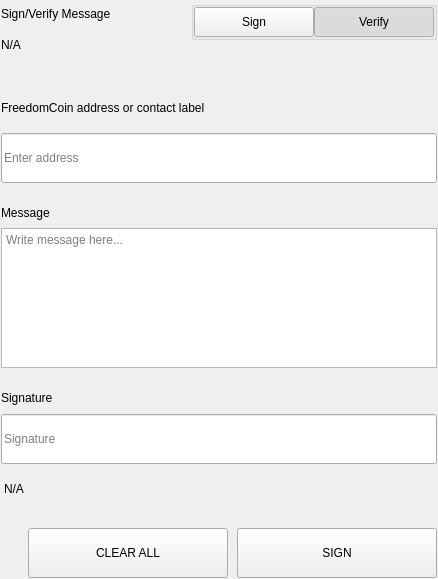
<?xml version="1.0" encoding="UTF-8"?>
<ui version="4.0">
 <class>SettingsSignMessageWidgets</class>
 <widget class="QWidget" name="SettingsSignMessageWidgets">
  <property name="geometry">
   <rect>
    <x>0</x>
    <y>0</y>
    <width>438</width>
    <height>579</height>
   </rect>
  </property>
  <property name="windowTitle">
   <string>Form</string>
  </property>
  <layout class="QVBoxLayout" name="verticalLayout">
   <property name="spacing">
    <number>0</number>
   </property>
   <property name="leftMargin">
    <number>0</number>
   </property>
   <property name="topMargin">
    <number>0</number>
   </property>
   <property name="rightMargin">
    <number>0</number>
   </property>
   <property name="bottomMargin">
    <number>0</number>
   </property>
   <item>
    <widget class="QWidget" name="left" native="true">
     <layout class="QVBoxLayout" name="verticalLayout_3">
      <property name="leftMargin">
       <number>0</number>
      </property>
      <property name="topMargin">
       <number>0</number>
      </property>
      <property name="rightMargin">
       <number>0</number>
      </property>
      <property name="bottomMargin">
       <number>0</number>
      </property>
      <item>
       <widget class="QWidget" name="container_sign" native="true">
        <layout class="QVBoxLayout" name="verticalLayout_2">
         <property name="spacing">
          <number>0</number>
         </property>
         <property name="leftMargin">
          <number>1</number>
         </property>
         <property name="topMargin">
          <number>1</number>
         </property>
         <property name="rightMargin">
          <number>1</number>
         </property>
         <property name="bottomMargin">
          <number>1</number>
         </property>
         <item>
          <layout class="QHBoxLayout" name="horizontalLayout_3" stretch="3,1">
           <property name="spacing">
            <number>40</number>
           </property>
           <item>
            <layout class="QVBoxLayout" name="verticalLayoutTitle">
             <property name="spacing">
              <number>5</number>
             </property>
             <item>
              <widget class="QLabel" name="labelTitle">
               <property name="text">
                <string>Sign/Verify Message</string>
               </property>
              </widget>
             </item>
             <item>
              <widget class="QLabel" name="labelSubtitle1">
               <property name="text">
                <string notr="true">N/A</string>
               </property>
               <property name="wordWrap">
                <bool>true</bool>
               </property>
              </widget>
             </item>
            </layout>
           </item>
           <item alignment="Qt::AlignRight|Qt::AlignTop">
            <widget class="QWidget" name="containerSwitch" native="true">
             <property name="styleSheet">
              <string notr="true">#containerSwitch{
	padding-top:9px;
}</string>
             </property>
             <layout class="QVBoxLayout" name="verticalLayout_6">
              <property name="spacing">
               <number>4</number>
              </property>
              <property name="leftMargin">
               <number>0</number>
              </property>
              <property name="topMargin">
               <number>0</number>
              </property>
              <property name="rightMargin">
               <number>0</number>
              </property>
              <property name="bottomMargin">
               <number>0</number>
              </property>
              <item alignment="Qt::AlignRight">
               <widget class="QGroupBox" name="groupBox">
                <property name="sizePolicy">
                 <sizepolicy hsizetype="Fixed" vsizetype="Preferred">
                  <horstretch>0</horstretch>
                  <verstretch>0</verstretch>
                 </sizepolicy>
                </property>
                <property name="title">
                 <string/>
                </property>
                <property name="alignment">
                 <set>Qt::AlignRight|Qt::AlignTop|Qt::AlignTrailing</set>
                </property>
                <layout class="QHBoxLayout" name="horizontalLayout_4">
                 <property name="spacing">
                  <number>0</number>
                 </property>
                 <property name="leftMargin">
                  <number>0</number>
                 </property>
                 <property name="topMargin">
                  <number>0</number>
                 </property>
                 <property name="rightMargin">
                  <number>0</number>
                 </property>
                 <property name="bottomMargin">
                  <number>0</number>
                 </property>
                 <item>
                  <widget class="QPushButton" name="pushSign">
                   <property name="minimumSize">
                    <size>
                     <width>120</width>
                     <height>30</height>
                    </size>
                   </property>
                   <property name="maximumSize">
                    <size>
                     <width>120</width>
                     <height>30</height>
                    </size>
                   </property>
                   <property name="focusPolicy">
                    <enum>Qt::NoFocus</enum>
                   </property>
                   <property name="text">
                    <string>Sign</string>
                   </property>
                   <property name="checkable">
                    <bool>true</bool>
                   </property>
                   <property name="autoExclusive">
                    <bool>true</bool>
                   </property>
                  </widget>
                 </item>
                 <item>
                  <widget class="QPushButton" name="pushVerify">
                   <property name="minimumSize">
                    <size>
                     <width>120</width>
                     <height>30</height>
                    </size>
                   </property>
                   <property name="maximumSize">
                    <size>
                     <width>120</width>
                     <height>30</height>
                    </size>
                   </property>
                   <property name="focusPolicy">
                    <enum>Qt::NoFocus</enum>
                   </property>
                   <property name="text">
                    <string>Verify</string>
                   </property>
                   <property name="checkable">
                    <bool>true</bool>
                   </property>
                   <property name="checked">
                    <bool>true</bool>
                   </property>
                   <property name="autoExclusive">
                    <bool>true</bool>
                   </property>
                  </widget>
                 </item>
                </layout>
               </widget>
              </item>
              <item alignment="Qt::AlignHCenter|Qt::AlignTop">
               <widget class="QLabel" name="labelSubtitleSwitch">
                <property name="text">
                 <string/>
                </property>
                <property name="alignment">
                 <set>Qt::AlignRight|Qt::AlignTrailing|Qt::AlignVCenter</set>
                </property>
               </widget>
              </item>
             </layout>
            </widget>
           </item>
          </layout>
         </item>
         <item>
          <spacer name="verticalSpacer_2">
           <property name="orientation">
            <enum>Qt::Vertical</enum>
           </property>
           <property name="sizeType">
            <enum>QSizePolicy::Fixed</enum>
           </property>
           <property name="sizeHint" stdset="0">
            <size>
             <width>20</width>
             <height>40</height>
            </size>
           </property>
          </spacer>
         </item>
         <item>
          <widget class="QWidget" name="containerAddress" native="true">
           <property name="sizePolicy">
            <sizepolicy hsizetype="Preferred" vsizetype="Fixed">
             <horstretch>0</horstretch>
             <verstretch>0</verstretch>
            </sizepolicy>
           </property>
           <layout class="QVBoxLayout" name="verticalLayout_5" stretch="0,0">
            <property name="spacing">
             <number>15</number>
            </property>
            <property name="leftMargin">
             <number>0</number>
            </property>
            <property name="topMargin">
             <number>0</number>
            </property>
            <property name="rightMargin">
             <number>0</number>
            </property>
            <property name="bottomMargin">
             <number>0</number>
            </property>
            <item>
             <widget class="QLabel" name="labelSubtitleAddress">
              <property name="minimumSize">
               <size>
                <width>0</width>
                <height>20</height>
               </size>
              </property>
              <property name="maximumSize">
               <size>
                <width>16777215</width>
                <height>20</height>
               </size>
              </property>
              <property name="text">
               <string>FreedomCoin address or contact label</string>
              </property>
             </widget>
            </item>
            <item>
             <widget class="QLineEdit" name="addressIn_SM">
              <property name="minimumSize">
               <size>
                <width>0</width>
                <height>50</height>
               </size>
              </property>
              <property name="maximumSize">
               <size>
                <width>16777215</width>
                <height>50</height>
               </size>
              </property>
              <property name="placeholderText">
               <string>Enter address</string>
              </property>
             </widget>
            </item>
           </layout>
          </widget>
         </item>
         <item>
          <spacer name="verticalSpacer_3">
           <property name="orientation">
            <enum>Qt::Vertical</enum>
           </property>
           <property name="sizeType">
            <enum>QSizePolicy::Fixed</enum>
           </property>
           <property name="sizeHint" stdset="0">
            <size>
             <width>20</width>
             <height>20</height>
            </size>
           </property>
          </spacer>
         </item>
         <item>
          <layout class="QVBoxLayout" name="verticalLayout_9">
           <property name="spacing">
            <number>5</number>
           </property>
           <item>
            <widget class="QLabel" name="labelSubtitleMessage">
             <property name="minimumSize">
              <size>
               <width>0</width>
               <height>20</height>
              </size>
             </property>
             <property name="maximumSize">
              <size>
               <width>16777215</width>
               <height>20</height>
              </size>
             </property>
             <property name="text">
              <string>Message</string>
             </property>
            </widget>
           </item>
           <item>
            <widget class="QPlainTextEdit" name="messageIn_SM">
             <property name="minimumSize">
              <size>
               <width>0</width>
               <height>140</height>
              </size>
             </property>
             <property name="maximumSize">
              <size>
               <width>16777215</width>
               <height>140</height>
              </size>
             </property>
             <property name="placeholderText">
              <string>Write message here...</string>
             </property>
            </widget>
           </item>
          </layout>
         </item>
         <item>
          <spacer name="verticalSpacer_4">
           <property name="orientation">
            <enum>Qt::Vertical</enum>
           </property>
           <property name="sizeType">
            <enum>QSizePolicy::Fixed</enum>
           </property>
           <property name="sizeHint" stdset="0">
            <size>
             <width>20</width>
             <height>20</height>
            </size>
           </property>
          </spacer>
         </item>
         <item>
          <widget class="QWidget" name="widget" native="true">
           <property name="minimumSize">
            <size>
             <width>0</width>
             <height>75</height>
            </size>
           </property>
           <property name="maximumSize">
            <size>
             <width>16777215</width>
             <height>16777215</height>
            </size>
           </property>
           <layout class="QVBoxLayout" name="verticalLayout_4">
            <property name="leftMargin">
             <number>0</number>
            </property>
            <property name="topMargin">
             <number>0</number>
            </property>
            <property name="rightMargin">
             <number>0</number>
            </property>
            <property name="bottomMargin">
             <number>0</number>
            </property>
            <item>
             <widget class="QLabel" name="labelSubtitleSignature">
              <property name="minimumSize">
               <size>
                <width>0</width>
                <height>20</height>
               </size>
              </property>
              <property name="maximumSize">
               <size>
                <width>16777215</width>
                <height>20</height>
               </size>
              </property>
              <property name="text">
               <string>Signature</string>
              </property>
             </widget>
            </item>
            <item>
             <widget class="QLineEdit" name="signatureOut_SM">
              <property name="minimumSize">
               <size>
                <width>0</width>
                <height>50</height>
               </size>
              </property>
              <property name="placeholderText">
               <string>Signature</string>
              </property>
             </widget>
            </item>
           </layout>
          </widget>
         </item>
         <item>
          <widget class="QLabel" name="statusLabel_SM">
           <property name="styleSheet">
            <string notr="true">padding-top:5px;</string>
           </property>
           <property name="text">
            <string notr="true">N/A</string>
           </property>
          </widget>
         </item>
         <item>
          <spacer name="verticalSpacer">
           <property name="orientation">
            <enum>Qt::Vertical</enum>
           </property>
           <property name="sizeType">
            <enum>QSizePolicy::Fixed</enum>
           </property>
           <property name="sizeHint" stdset="0">
            <size>
             <width>20</width>
             <height>20</height>
            </size>
           </property>
          </spacer>
         </item>
         <item>
          <layout class="QHBoxLayout" name="horizontalLayout_7">
           <property name="spacing">
            <number>9</number>
           </property>
           <item>
            <spacer name="horizontalSpacer_5">
             <property name="orientation">
              <enum>Qt::Horizontal</enum>
             </property>
             <property name="sizeType">
              <enum>QSizePolicy::Expanding</enum>
             </property>
             <property name="sizeHint" stdset="0">
              <size>
               <width>40</width>
               <height>20</height>
              </size>
             </property>
            </spacer>
           </item>
           <item>
            <widget class="QPushButton" name="pushButtonClear">
             <property name="minimumSize">
              <size>
               <width>200</width>
               <height>50</height>
              </size>
             </property>
             <property name="focusPolicy">
              <enum>Qt::NoFocus</enum>
             </property>
             <property name="text">
              <string>CLEAR ALL</string>
             </property>
            </widget>
           </item>
           <item>
            <widget class="QPushButton" name="pushButtonSave">
             <property name="minimumSize">
              <size>
               <width>200</width>
               <height>50</height>
              </size>
             </property>
             <property name="maximumSize">
              <size>
               <width>200</width>
               <height>50</height>
              </size>
             </property>
             <property name="focusPolicy">
              <enum>Qt::NoFocus</enum>
             </property>
             <property name="text">
              <string>SIGN</string>
             </property>
            </widget>
           </item>
          </layout>
         </item>
        </layout>
       </widget>
      </item>
     </layout>
    </widget>
   </item>
  </layout>
 </widget>
 <resources/>
 <connections/>
</ui>
